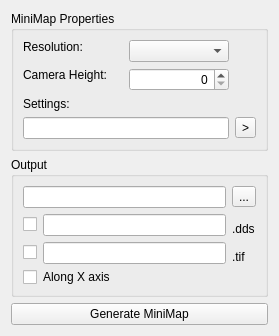
<?xml version="1.0" encoding="UTF-8"?>
<ui version="4.0">
 <class>CTerrainMiniMapPanel</class>
 <widget class="QWidget" name="CTerrainMiniMapPanel">
  <property name="geometry">
   <rect>
    <x>0</x>
    <y>0</y>
    <width>279</width>
    <height>301</height>
   </rect>
  </property>
  <layout class="QVBoxLayout" name="verticalLayout">
   <item>
    <widget class="QGroupBox" name="STATIC_PROP">
     <property name="title">
      <string>MiniMap Properties</string>
     </property>
     <layout class="QGridLayout" name="gridLayout">
      <item row="0" column="0">
       <widget class="QLabel" name="STATIC_RES">
        <property name="text">
         <string>Resolution:</string>
        </property>
        <property name="alignment">
         <set>Qt::AlignLeading|Qt::AlignLeft|Qt::AlignTop</set>
        </property>
       </widget>
      </item>
      <item row="0" column="1">
       <widget class="QComboBox" name="RESOLUTION"/>
      </item>
      <item row="1" column="0">
       <widget class="QLabel" name="STATIC_CAMHEIGHT">
        <property name="text">
         <string>Camera Height:</string>
        </property>
        <property name="alignment">
         <set>Qt::AlignLeading|Qt::AlignLeft|Qt::AlignTop</set>
        </property>
       </widget>
      </item>
      <item row="1" column="1">
       <widget class="QSpinBox" name="CAMHEIGHT">
        <property name="alignment">
         <set>Qt::AlignRight|Qt::AlignTrailing|Qt::AlignVCenter</set>
        </property>
        <property name="maximum">
         <number>9999</number>
        </property>
       </widget>
      </item>
      <item row="3" column="0" colspan="2">
       <widget class="QLineEdit" name="SCRIPT_NAME">
        <property name="text">
         <string/>
        </property>
        <property name="alignment">
         <set>Qt::AlignLeading|Qt::AlignLeft|Qt::AlignTop</set>
        </property>
        <property name="readOnly">
         <bool>true</bool>
        </property>
       </widget>
      </item>
      <item row="3" column="2">
       <widget class="QToolButton" name="FILE_COMMANDS">
        <property name="text">
         <string>&gt;</string>
        </property>
       </widget>
      </item>
      <item row="2" column="0" colspan="2">
       <widget class="QLabel" name="STATIC_SETTINGS">
        <property name="text">
         <string>Settings:</string>
        </property>
        <property name="alignment">
         <set>Qt::AlignLeading|Qt::AlignLeft|Qt::AlignTop</set>
        </property>
       </widget>
      </item>
     </layout>
    </widget>
   </item>
   <item>
    <widget class="QGroupBox" name="STATIC_OUTPUT">
     <property name="title">
      <string>Output</string>
     </property>
     <layout class="QGridLayout" name="gridLayout_2">
      <item row="0" column="0" colspan="2">
       <widget class="QLineEdit" name="XML_NAME">
        <property name="text">
         <string/>
        </property>
        <property name="alignment">
         <set>Qt::AlignLeading|Qt::AlignLeft|Qt::AlignTop</set>
        </property>
        <property name="readOnly">
         <bool>true</bool>
        </property>
       </widget>
      </item>
      <item row="0" column="2">
       <widget class="QToolButton" name="FILE_SAVE_AS">
        <property name="text">
         <string>...</string>
        </property>
       </widget>
      </item>
      <item row="1" column="0">
       <widget class="QCheckBox" name="IS_DDS">
        <property name="text">
         <string/>
        </property>
       </widget>
      </item>
      <item row="1" column="1">
       <widget class="QLineEdit" name="DDS_NAME">
        <property name="alignment">
         <set>Qt::AlignLeading|Qt::AlignLeft|Qt::AlignVCenter</set>
        </property>
       </widget>
      </item>
      <item row="1" column="2">
       <widget class="QLabel" name="STATIC_DDS">
        <property name="text">
         <string>.dds</string>
        </property>
        <property name="alignment">
         <set>Qt::AlignBottom|Qt::AlignLeading|Qt::AlignLeft</set>
        </property>
       </widget>
      </item>
      <item row="2" column="0">
       <widget class="QCheckBox" name="IS_TIF">
        <property name="text">
         <string/>
        </property>
       </widget>
      </item>
      <item row="2" column="1">
       <widget class="QLineEdit" name="TIF_NAME">
        <property name="alignment">
         <set>Qt::AlignLeading|Qt::AlignLeft|Qt::AlignVCenter</set>
        </property>
       </widget>
      </item>
      <item row="2" column="2">
       <widget class="QLabel" name="STATIC_TIF">
        <property name="text">
         <string>.tif</string>
        </property>
        <property name="alignment">
         <set>Qt::AlignBottom|Qt::AlignLeading|Qt::AlignLeft</set>
        </property>
       </widget>
      </item>
      <item row="3" column="0">
       <widget class="QCheckBox" name="ALONG_XAXIS">
        <property name="text">
         <string/>
        </property>
       </widget>
      </item>
      <item row="3" column="1">
       <widget class="QLabel" name="STATIC">
        <property name="text">
         <string>Along X axis</string>
        </property>
        <property name="alignment">
         <set>Qt::AlignLeading|Qt::AlignLeft|Qt::AlignTop</set>
        </property>
       </widget>
      </item>
     </layout>
    </widget>
   </item>
   <item>
    <widget class="QPushButton" name="GENERATEBTN">
     <property name="text">
      <string>Generate MiniMap</string>
     </property>
    </widget>
   </item>
  </layout>
 </widget>
 <resources/>
 <connections/>
</ui>
